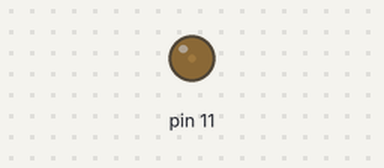
A sketch run on a simulated Arduino Uno, built with avr-gcc and run on an emulated ATmega328P. Parts: output pins drawn as LEDs (lit = HIGH).

Above: at 0.05 s.
At 0.2 s:
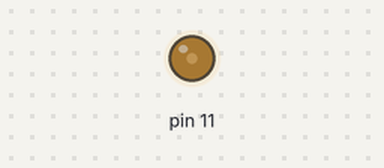
At 0.4 s:
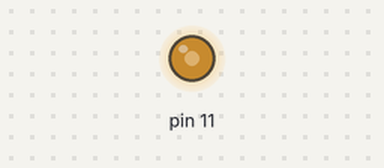
At 0.75 s:
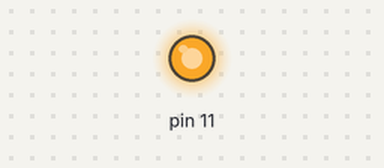
Timing chart, 0 to 3.0 s (numbered marks = the images above):
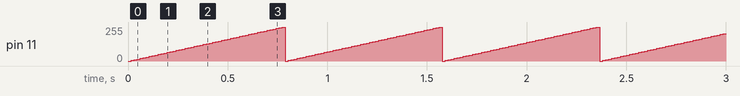

Measured:
- by itself, pin 11: ramps from 0/255 to 255/255 and jumps back, once every 0.79 s

The sketch:

acender_led_v7.ino
```cpp
/*
 * Aumenta o brilho do LED de forma gradativa.
 *
 */

// Controla o brilho do LED
int i;

// Preparação do Arduino, este código irá rodar uma única vez
void setup() {
	//Porta 11 em modo de saída(escrita).
	pinMode(11, OUTPUT);
}

void loop() {
	// Percorre de 1 até 255 com passo 5
    for (i = 0; i <= 255; i += 5) {
       // Escreve i na porta 11
       analogWrite(11, i);
       // Mostra i no monitor serial
       Serial.println(i);
	   // Aguarda 1000 milésimos de segundo
	   delay(15);
    }
}
```
